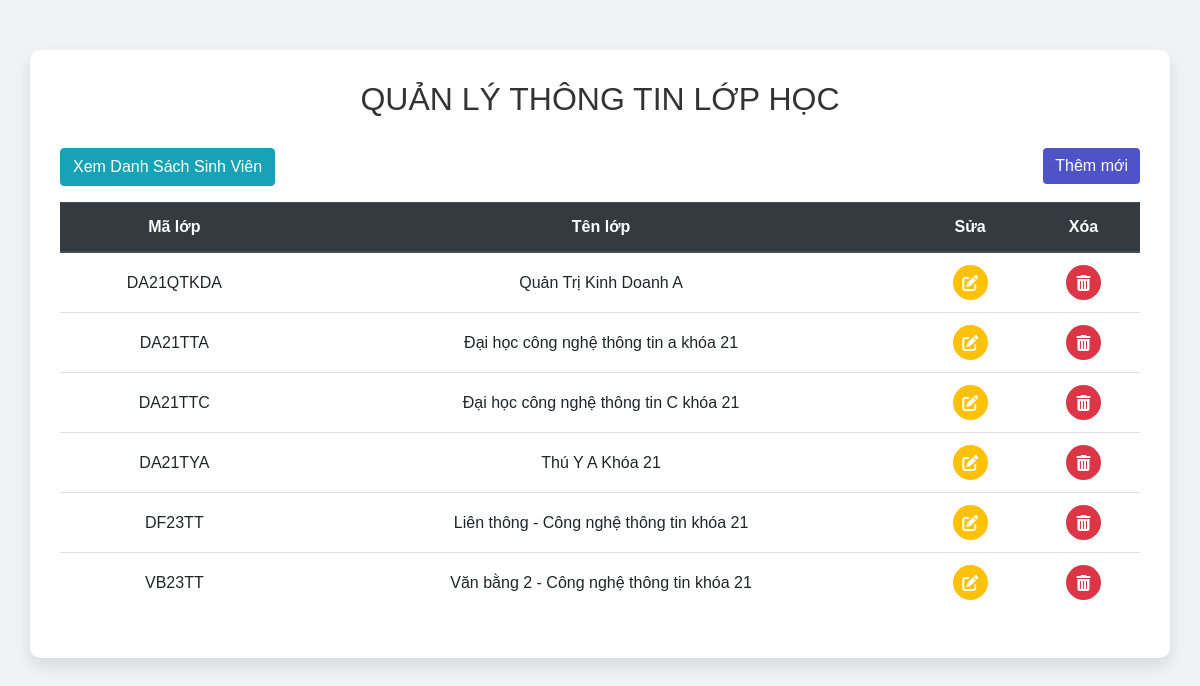
Screenshot of /lophoc.php with the database file from the repository.
### tables this page shows
CREATE TABLE `lophoc` (
  `maLop` varchar(12) NOT NULL,
  `tenLop` varchar(100) NOT NULL,
  `ghiChu` varchar(100) NOT NULL
);

### lophoc.php (the view, shortened to what this page needs)
<!DOCTYPE html>
<html lang="en">
<head>
  <link rel="stylesheet" href="https://cdn.jsdelivr.net/npm/bootstrap@4.6.2/dist/css/bootstrap.min.css">
  <link rel="stylesheet" href="https://cdnjs.cloudflare.com/ajax/libs/font-awesome/6.0.0-beta3/css/all.min.css">
</head>
<body>
<div class="container">
  <h2>QUẢN LÝ THÔNG TIN LỚP HỌC</h2>
  <a class="btn btn-info mb-3 float-left" href="sinhvien.php">Xem Danh Sách Sinh Viên</a>
  <a class="btn btn-primary mb-3 float-right" href="form_lop.php">Thêm mới</a>
  <?php
    include_once("connect.php");
    $sql = "SELECT * FROM lophoc";
    $result = $conn->query($sql);
    if ($result->num_rows > 0) {
      echo "<table class='table table-hover'>";
      echo "<thead class='thead-dark'><tr><th>Mã lớp</th><th>Tên lớp</th><th>Sửa</th><th>Xóa</th></tr></thead>";
      echo "<tbody>";
      while ($row = $result->fetch_assoc()) {
        echo "<tr>";
        echo "<td>" . $row["maLop"] . "</td>";
        echo "<td>" . $row["tenLop"] . "</td>";
        echo "<td><a href='sua_lop.php?ma=" . $row["maLop"] . "' class='btn-action btn-edit' title='Sửa'><i class='fas fa-edit'></i></a></td>";
        echo "<td><a onclick=\"return confirm('Có thực sự muốn xóa không?')\" href='xoa_lop.php?ma=" . $row["maLop"] . "' class='btn-action btn-delete' title='Xóa'><i class='fas fa-trash-alt'></i></a></td>";
        echo "</tr>";
      }
      echo "</tbody></table>";
    } else {
      echo "<p>Không có lớp nào trong danh sách.</p>";
    }
  ?>
</div>
</body>
</html>

### lophoc.php (style rules this page uses)
body { background-color: #f0f2f5; font-family: 'Arial', sans-serif; }
.container { margin-top: 50px; background: #fff; padding: 30px; border-radius: 10px; box-shadow: 0 8px 16px rgba(0, 0, 0, 0.1); }
h2 { text-align: center; margin-bottom: 30px; color: #333; }
.btn-primary { background-color: #4e54c8; border: none; transition: background 0.3s ease; }
.table th, .table td { text-align: center; vertical-align: middle; }
a { color: #4e54c8; transition: color 0.2s; }
.btn-action { display: inline-flex; align-items: center; justify-content: center; border-radius: 50%; width: 35px; height: 35px; padding: 0; font-size: 16px; transition: background-color 0.3s ease; }
.btn-edit { background-color: #ffc107; color: white; }
.btn-delete { background-color: #dc3545; color: white; }
td { vertical-align: middle; }

### rows the page displays
lophoc: maLop "DA21QTKDA", tenLop "Quản Trị Kinh Doanh A"
lophoc: maLop "DA21TTA", tenLop "Đại học công nghệ thông tin a khóa 21"
lophoc: maLop "DA21TTC", tenLop "Đại học công nghệ thông tin C khóa 21"
lophoc: maLop "DA21TYA", tenLop "Thú Y A Khóa 21"
lophoc: maLop "DF23TT", tenLop "Liên thông - Công nghệ thông tin khóa 21"
lophoc: maLop "VB23TT", tenLop "Văn bằng 2 - Công nghệ thông tin khóa 21"
